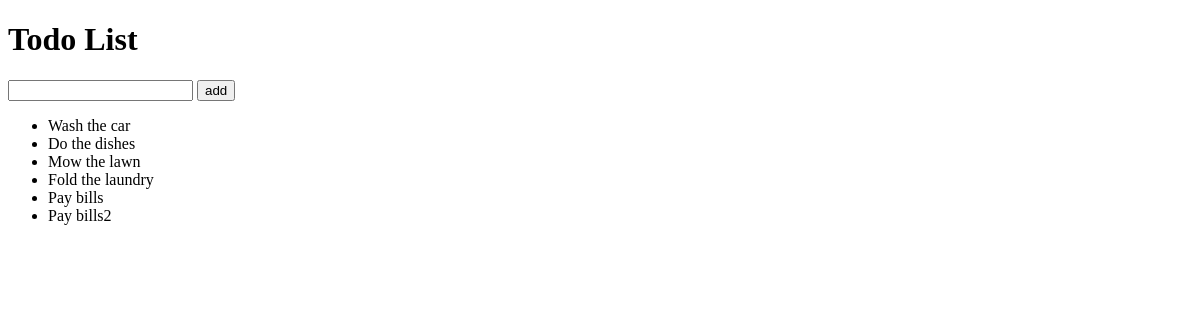
Before: /todoapp/index/ with the older database file.
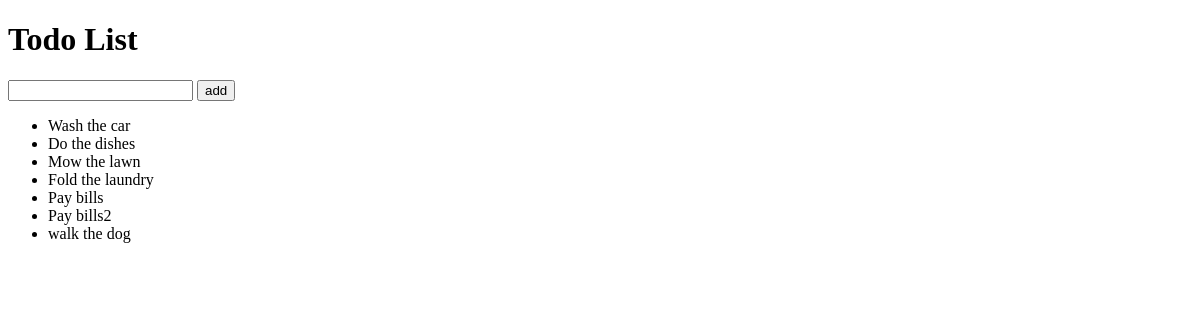
After: the same page with the newer database file.
### todoapp/models.py (models this page shows, shortened)
class TodoItem(models.Model):
    text = models.CharField(max_length=200)
    completed = models.BooleanField()

### todoapp/views.py (the view)
# urls.py: path('index/', views.index), # links app (urls.py) to view (views.py) - second part of path - http://127.0.0.1:8000/todoapp/index/
def index(request):
    context = {
        'title': 'Todo List',
        'todos': TodoItem.objects.all()
    }
    return render(request, 'todoapp/index.html', context)

### todoapp/templates/todoapp/index.html (shortened to what this page needs)
<!DOCTYPE html>
<html lang="en" dir="ltr">
  <head>
  </head>
  <body>
    <h1>{{ title }}</h1>
    <form action="/todoapp/addtodo/" method="post">
      <input type="text" name="todo_text"/>
      <button type="submit">add</button>
    </form>
    <ul>
      {% for todo in todos %}
      <li>{{ todo.text }}
      {% endfor %}
    </ul>
  </body>
</html>

Changed rows visible on the page:
added TodoItem: text "walk the dog"
